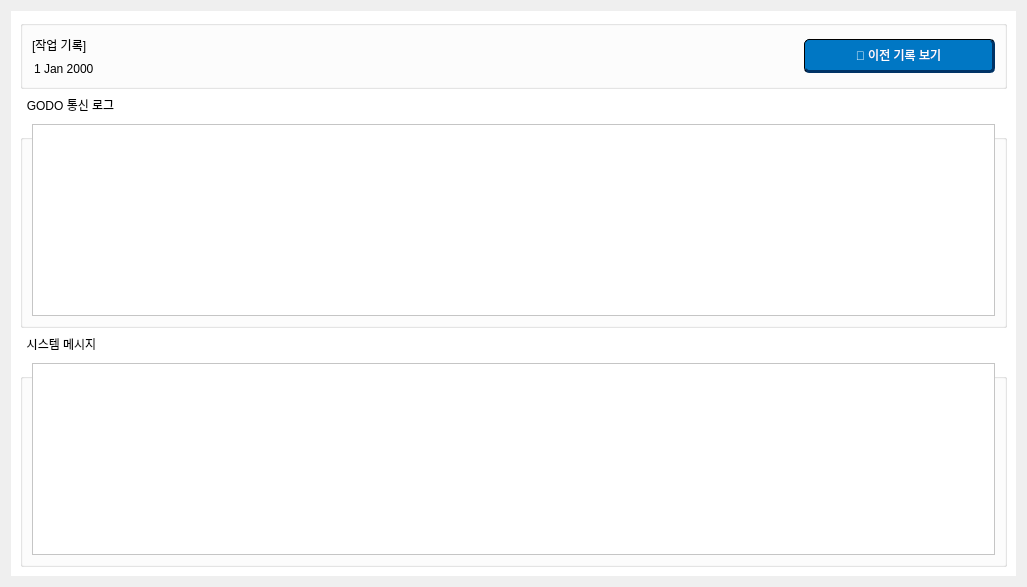
      <widget class="QWidget" name="manage_page">
       <layout class="QGridLayout" name="gridLayout_13">
        <item row="0" column="0">
         <widget class="QWidget" name="widget_7" native="true">
          <property name="sizePolicy">
           <sizepolicy hsizetype="Expanding" vsizetype="Expanding">
            <horstretch>1</horstretch>
            <verstretch>1</verstretch>
           </sizepolicy>
          </property>
          <property name="styleSheet">
           <string notr="true">background-color: rgb(255, 255, 255);</string>
          </property>
          <layout class="QVBoxLayout" name="verticalLayout_2" stretch="1,4,4">
           <item>
            <widget class="QGroupBox" name="groupBox_22">
             <property name="title">
              <string/>
             </property>
             <layout class="QGridLayout" name="gridLayout_29" rowstretch="1,1" columnstretch="1,3,1">
              <item row="0" column="0">
               <widget class="QLabel" name="label_4">
                <property name="sizePolicy">
                 <sizepolicy hsizetype="Expanding" vsizetype="Expanding">
                  <horstretch>0</horstretch>
                  <verstretch>0</verstretch>
                 </sizepolicy>
                </property>
                <property name="styleSheet">
                 <string notr="true">color: rgb(0, 0, 0);
font: bold 20pt &quot;Arial&quot;;
border: none;
background: transparent;</string>
                </property>
                <property name="text">
                 <string>[작업 기록]</string>
                </property>
               </widget>
              </item>
              <item row="0" column="1">
               <spacer name="horizontalSpacer_2">
                <property name="orientation">
                 <enum>Qt::Horizontal</enum>
                </property>
                <property name="sizeHint" stdset="0">
                 <size>
                  <width>794</width>
                  <height>20</height>
                 </size>
                </property>
               </spacer>
              </item>
              <item row="1" column="0">
               <widget class="QDateEdit" name="dateEdit">
                <property name="sizePolicy">
                 <sizepolicy hsizetype="Expanding" vsizetype="Expanding">
                  <horstretch>0</horstretch>
                  <verstretch>0</verstretch>
                 </sizepolicy>
                </property>
                <property name="styleSheet">
                 <string notr="true">color: rgb(0, 0, 0);
font: 14pt &quot;Arial&quot;;
border: none;
background: transparent;</string>
                </property>
                <property name="frame">
                 <bool>false</bool>
                </property>
                <property name="readOnly">
                 <bool>false</bool>
                </property>
                <property name="buttonSymbols">
                 <enum>QAbstractSpinBox::NoButtons</enum>
                </property>
               </widget>
              </item>
              <item row="0" column="2" rowspan="2">
               <widget class="QPushButton" name="quality_log_btn">
                <property name="sizePolicy">
                 <sizepolicy hsizetype="Expanding" vsizetype="Expanding">
                  <horstretch>0</horstretch>
                  <verstretch>0</verstretch>
                 </sizepolicy>
                </property>
                <property name="styleSheet">
                 <string notr="true">#quality_log_btn {
	color: rgb(255, 255, 255);
	background-color: rgb(0, 119, 196);
	font: bold 16pt &quot;Arial&quot;;
	border: 1px solid rgb(0, 0, 0);
	border-radius: 5px;
	border-bottom: 3px solid #003366;
	border-right: 3px solid #003366;
	margin-top: 4px;                 
	margin-bottom: 4px;
}
#quality_log_btn:hover {
	background-color: #006CC1;
	border-radius: 5px;
	border-bottom: 3px solid #003366;
	border-right: 3px solid #003366;
	margin-top: 4px;                 
	margin-bottom: 4px;
}
#quality_log_btn:pressed {
	background-color: #005a9e;
	border-radius: 5px;
	border-bottom: 1px solid #003366;
	border-right: 1px solid #003366;
	margin-top: 6px;
	margin-bottom: 6px;
}</string>
                </property>
                <property name="text">
                 <string>📂 이전 기록 보기</string>
                </property>
               </widget>
              </item>
             </layout>
            </widget>
           </item>
           <item>
            <widget class="QGroupBox" name="groupBox_2">
             <property name="sizePolicy">
              <sizepolicy hsizetype="Expanding" vsizetype="Expanding">
               <horstretch>1</horstretch>
               <verstretch>1</verstretch>
              </sizepolicy>
             </property>
             <property name="styleSheet">
              <string notr="true">QGroupBox {
	color: rgb(0, 0, 0);
	font: bold 18pt &quot;Arial&quot;;
	margin-top: 25px;
}
QGroupBox::title {
    subcontrol-origin: margin;
    padding: 3px 15px 0 5px;
}</string>
             </property>
             <property name="title">
              <string>GODO 통신 로그</string>
             </property>
             <layout class="QGridLayout" name="gridLayout_21" rowstretch="0" columnstretch="0">
              <item row="0" column="0">
               <widget class="QTextEdit" name="godo_msg_area"/>
              </item>
             </layout>
            </widget>
           </item>
           <item>
            <widget class="QGroupBox" name="groupBox_3">
             <property name="sizePolicy">
              <sizepolicy hsizetype="Expanding" vsizetype="Expanding">
               <horstretch>1</horstretch>
               <verstretch>1</verstretch>
              </sizepolicy>
             </property>
             <property name="styleSheet">
              <string notr="true">QGroupBox {
	color: rgb(0, 0, 0);
	font: bold 18pt &quot;Arial&quot;;
	margin-top: 25px;
}
QGroupBox::title {
    subcontrol-origin: margin;
    padding: 3px 15px 0 5px;
}</string>
             </property>
             <property name="title">
              <string>시스템 메시지</string>
             </property>
             <layout class="QGridLayout" name="gridLayout_30">
              <item row="0" column="0">
               <widget class="QTextEdit" name="system_msg_area"/>
              </item>
             </layout>
            </widget>
           </item>
          </layout>
         </widget>
        </item>
       </layout>
      </widget>
